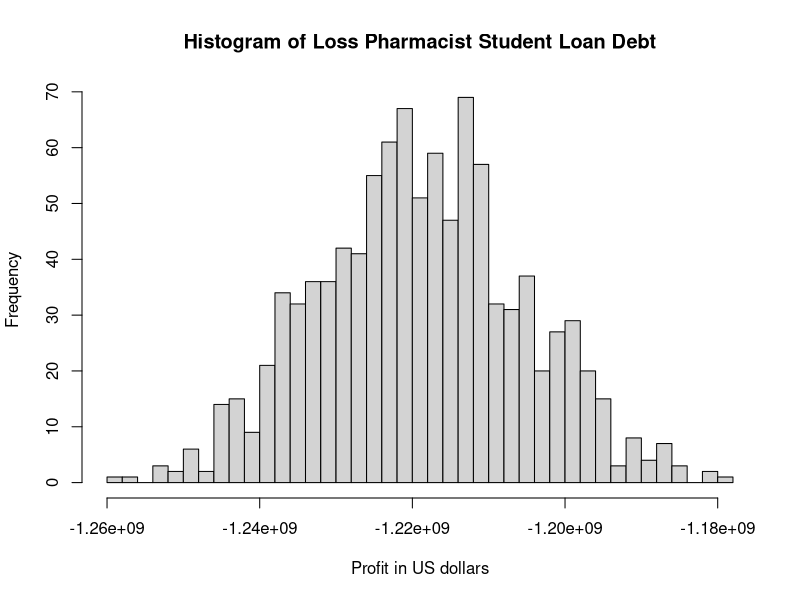

R code for this plot: (Note: a time limit stopped this script after it produced the figure.)
## ---- chunk 1

# PACKAGES AND DEPENDENT CODE FROM CODE.RMD

library(readr)
library(knitr)
library(ggplot2)
library(dplyr)

library(ggpubr)


knitr::opts_chunk$set(dev = 'pdf')

## ---- chunk 2
loan <- 144000

drate <- 0.07 # default rate = 0.7
dloss <- -174115 # loss from each default
n_loans <- 100000

# Monte Carlo method 
B <- 1000 # Number of iterations 
results <- replicate(B,{ 
    
        temp <-sample(c(0,dloss),n_loans,
                      prob=c(1-drate, drate),
                      replace = TRUE) 
        sum(temp)})


## ---- chunk 3
cat("Calculation result:", n_loans * drate * dloss, "\n")
cat("Monte Carlo result:",mean(results))
## ---- chunk 4
hist(results,breaks=50,xlab="Profit in US dollars", 
   main="Histogram of Loss Pharmacist Student Loan Debt")
## ---- chunk 5
#25% of the sudent debt, is help by active student

interest <- 0.000    # Start with a 0% interest

result <- 0

proportion <- c(1-drate,drate)
while (result <= 0){ # Each iteration increases the interest rate until the bank's profit is greater than $0.
    interest <- interest + 0.001 # Increase interest by 0.1%, to find the interest rate to to set the profit to zero 
    result <- mean(replicate(B,{ #Monte Carlo Method
                        temp <- sample(c(loan*interest,dloss), n_loans, prob = proportion, replace = TRUE)
                        
                        sum(temp)
    }))
}

cat("Interest from Simulation:", interest, "\n")

cat("Interest from Equation", -(dloss * drate / (1-drate))/loan)

## ---- chunk 6
simu <- replicate(B,{temp <- sample(c(loan*0.091,dloss), n_loans, prob = proportion, replace = TRUE)
                    sum(temp)
    })


#mean(simu <=0)

## ---- chunk 7
hist(simu,breaks=100,xlab="Profit in US dollars", 
   main="Histogram of Profit from Pharmacy Student")


## ---- chunk 8
set.seed(400)


#Since we we include the default rate is 9.1% or 0.091, so the z-score is this case will be -1.329 from the table (calculated from qnorm)
alpha <- qnorm(.091)
upper <- - dloss* (drate*n_loans-(alpha)*sqrt(n_loans*drate*(1-drate)))
lower <- (n_loans*(1-drate)+(alpha)*sqrt(n_loans*drate*(1-drate)))
gain <- upper/lower

# Interest formula
eq <- gain/loan

cat("Interest from Equation: ", eq)


## ---- chunk 9
set.seed(400)

#when we have to include the percent taht student can't pay the moneyback

interest <- 0.0    # Start with a 0% interest

result <- 0

while (TRUE){
    interest <- interest + 0.001 # Each interation increases interest by 0.1% until the result is greater than $0.
    result <- replicate(B,{
                        temp <- sample(c(loan*interest,dloss), n_loans, prob = c(1-drate,drate), replace = T)
                        sum(temp)
    })
    
    if (mean(result <= 0)<=0.05){break} # Test if the scenarios where profit was < 0 represent the 5% of the total.
}

cat("The output interest from simulation is ", interest)




## ---- chunk 10
set.seed(400)
lonVec <- c(loan*interest,dloss)
simu2 <- replicate(B,{temp <- sample(lonVec, n_loans, prob = proportion, replace = T)
                    sum(temp)
    })
hist(simu2,breaks=breaksto,xlab="Profit in US dollars", 
   main="Histogram of profit from Student Loans")



## ---- chunk 11
set.seed(400)

h<-hist(Sample, breaks=breaksto, xlab="Profit in US dollars", 
   main="Histogram of profit from Student Loans") 
x<-seq(min(simu2),max(simu2),length=40) 
y<-dnorm(x,mean=mean(simu2),sd=sd(simu2)) 
y <- y*diff(h$mids[1:2])*length(simu2) 
lines(x, y, col="red", lwd=2)




## ---- chunk 12

quantile_val <- pnorm(0.05,mean = mean(simu2), sd = sd(simu2))
cat("5th Quantile:",quantile_val )



## ---- chunk 13

ccat = cut(h$breaks, c(-Inf, quantile_val, Inf))
plot(h, col=c("red","green")[ccat],xlab="Profit in US dollars", 
   main="Histogram of Profit from Scamming College Students")
